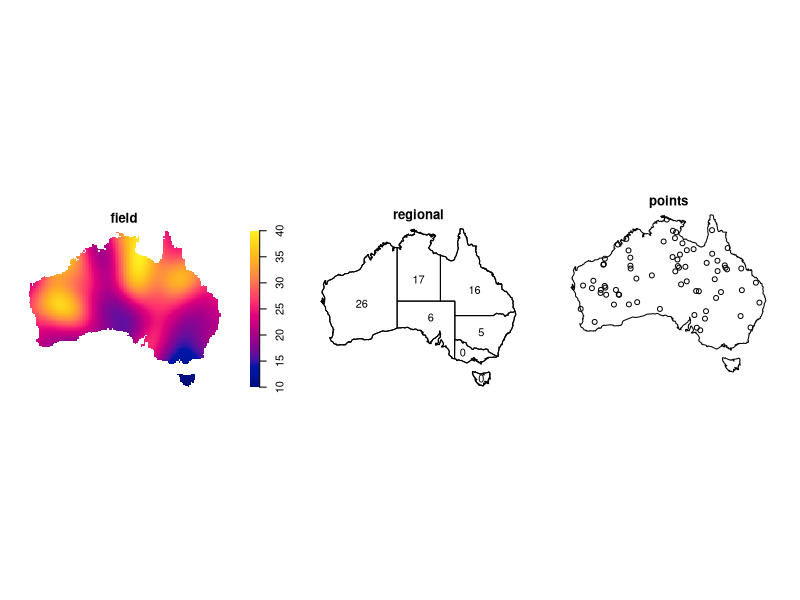
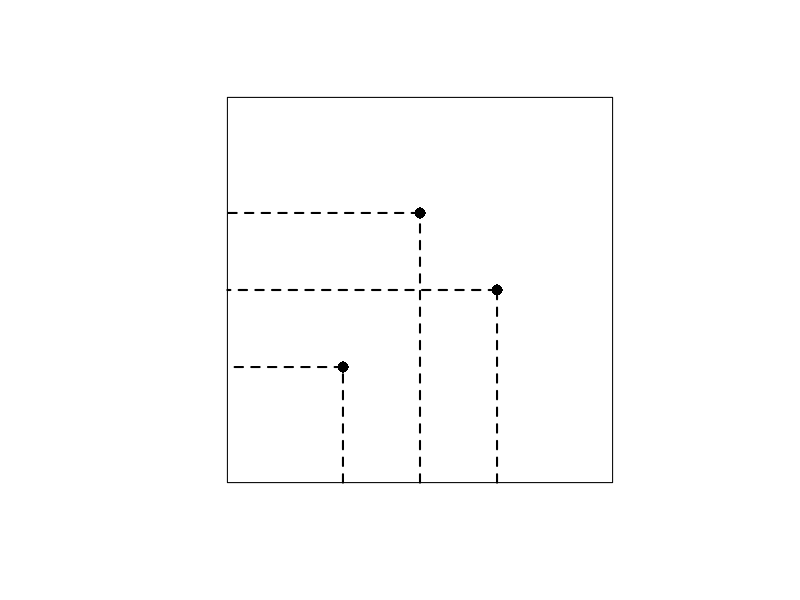
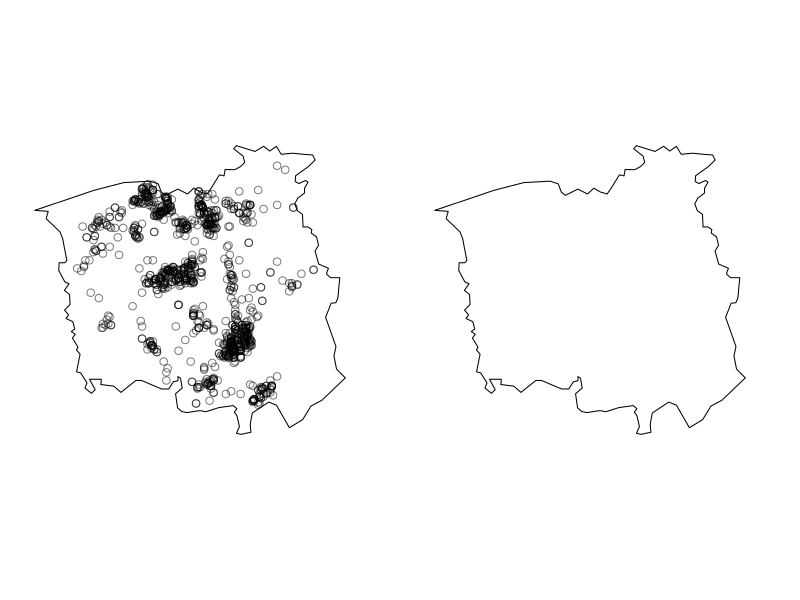
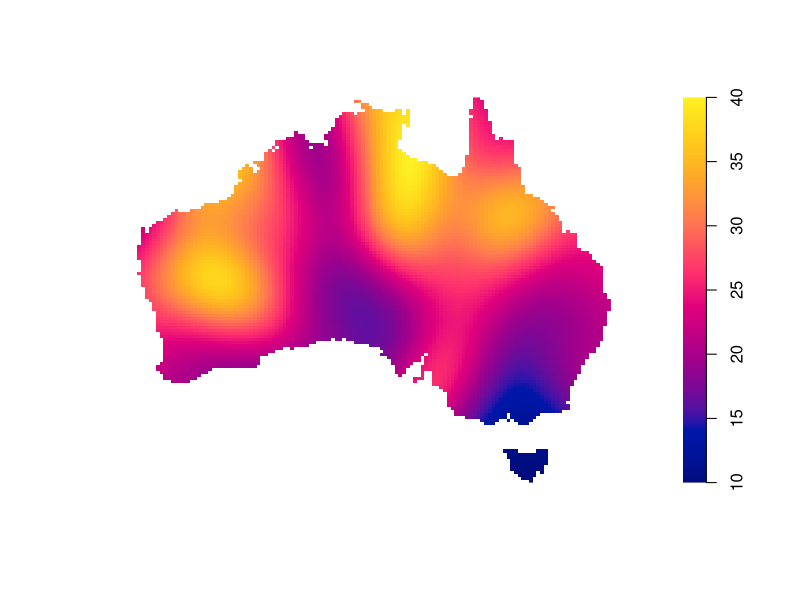
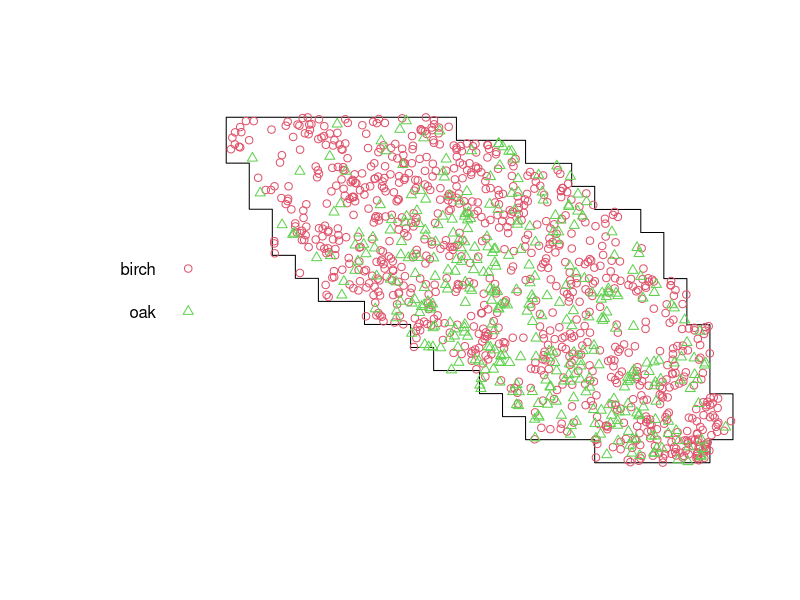
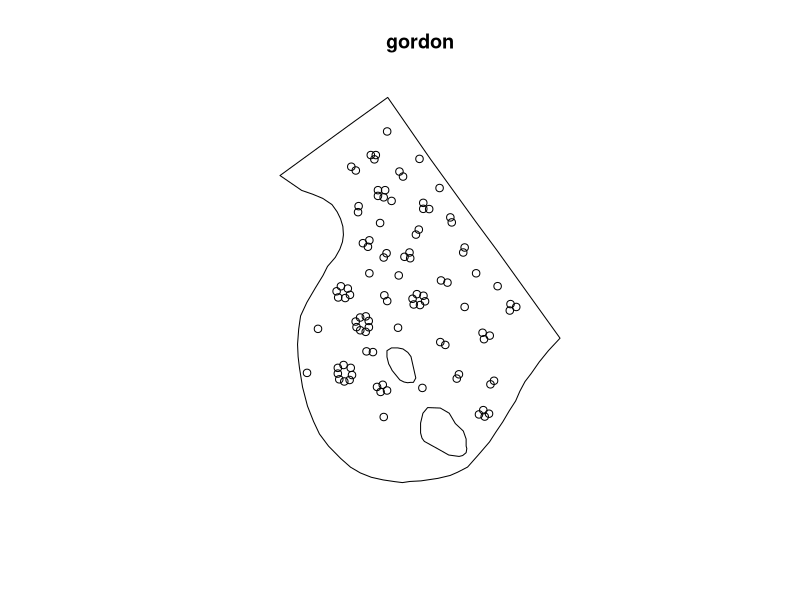
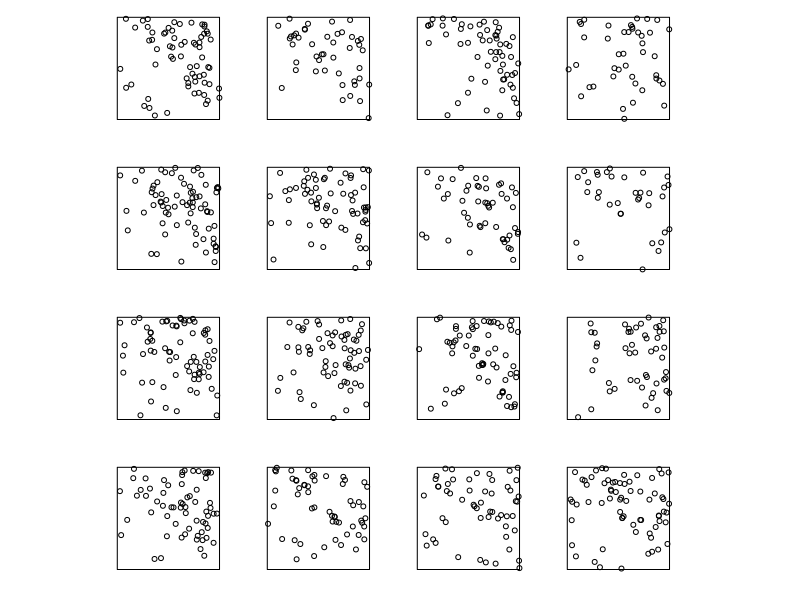
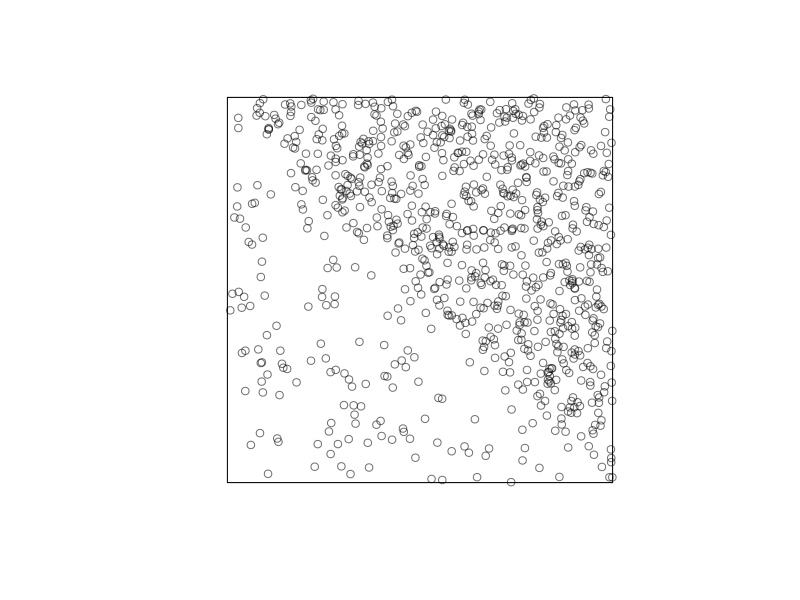

The R source for these figures, in order:
## ---- chunk 1
library(spatstat)
## ---- chunk 2
W <- Window(austates)
f <- function(x,y){ 50+y }
X <- rpoint(70, f, win=W)
Z <- scaletointerval(density(X, 3), from=10, to=40)
agg <- quadratcount(X, tess=austates)
plot(solist(field=Z, regional=agg, points=X), main="", box=FALSE)
## ---- chunk 3
xx <- c(0.3, 0.5, 0.7)
yy <- c(0.3, 0.7, 0.5)
XX <- ppp(xx, yy, 0:1, 0:1)
LL <- psp(c(xx[1], xx[1], xx[2], xx[2], xx[3], xx[3]),
          c(0,     yy[1], 0,     yy[2], 0,     yy[3]),
	  c(xx[1], 0,     xx[2], 0,     xx[3], 0),
	  c(yy[1], yy[1], yy[2], yy[2], yy[3], yy[3]),
	  owin())
plot(LL, main="", lwd=2, lty=2)
plot(XX, add=TRUE, pch=16, cex=1.5)
## ---- chunk 4
plot(solist(unmark(chorley), Window(chorley)), main="", main.panel="")
## ---- chunk 5
plot(Z, main="",box=FALSE)
## ---- chunk 6
plot(urkiola, main="", cols=2:3)
## ---- chunk 7
gordon
class(gordon)
## ---- chunk 8
plot(gordon)
## ---- chunk 9
head(as.data.frame(gordon))
## ---- chunk 10
W <- Window(gordon)
W
class(W)
## ---- chunk 11
hyytiala
marks(hyytiala)
## ---- chunk 12
longleaf
marks(longleaf)
## ---- chunk 13
finpines
head(marks(finpines))
## ---- chunk 14
f <- function(x,y) ifelse(x + y < 1, 20, 100)
YY <- rpoispp(f, nsim=16)
plot(YY, main="", main.panel="")
## ---- chunk 15
YYY <- do.call(superimpose, unname(YY))
plot(YYY, main="")
## ---- chunk 16
plot(japanesepines)
Z <- density(japanesepines, sigma=0.1)
plot(Z)
## ---- chunk 17
plot(solist(data=japanesepines,
             "sigma=0.05"=density(japanesepines, 0.05),
             "sigma=0.1"=density(japanesepines, 0.1),
             "sigma=0.2"=density(japanesepines, 0.2)),
	      main="", nrows=1)
## ---- chunk 18
bw.ppl(japanesepines)
bw.CvL(japanesepines)
bw.diggle(japanesepines)
bw.scott(japanesepines)
## ---- chunk 19
mucosa
plot(mucosa, cols=c(2,3))
## ---- chunk 20
M <- split(mucosa)
M
class(M)
plot(M)
## ---- chunk 21
B <- density(M, sigma=bw.ppl)
B
plot(B)
## ---- chunk 22
lambdaECL <- B[["ECL"]]
lambdaOther <- B[["other"]]
lambdaDot <- lambdaECL + lambdaOther
pECL <- lambdaECL/lambdaDot
pOther <- lambdaOther/lambdaDot
plot(pECL)
## ---- chunk 23
V <- relrisk(mucosa, bw.ppl, casecontrol=FALSE)
plot(V, main="")
## ---- chunk 24
bw.relrisk(mucosa)
Vr <- relrisk(mucosa, bw.relrisk, casecontrol=FALSE)
plot(Vr, main="")
## ---- chunk 25
segregation.test(mucosa, sigma=0.15, verbose=FALSE)
## ---- chunk 26
E <- split(mucosa)$ECL
plot(E)
## ---- chunk 27
g <- rhohat(E, "y")
plot(g)
## ---- chunk 28
X <- murchison$gold
L <- murchison$faults
X <- rescale(X, 1000, "km")
L <- rescale(L, 1000, "km")
D <- distfun(L)
plot(solist(gold=X, faults=L, distance=D), main="", equal.scales=TRUE)
## ---- chunk 29
h <- rhohat(X, D)
plot(h, xlim = c(0, 20))
